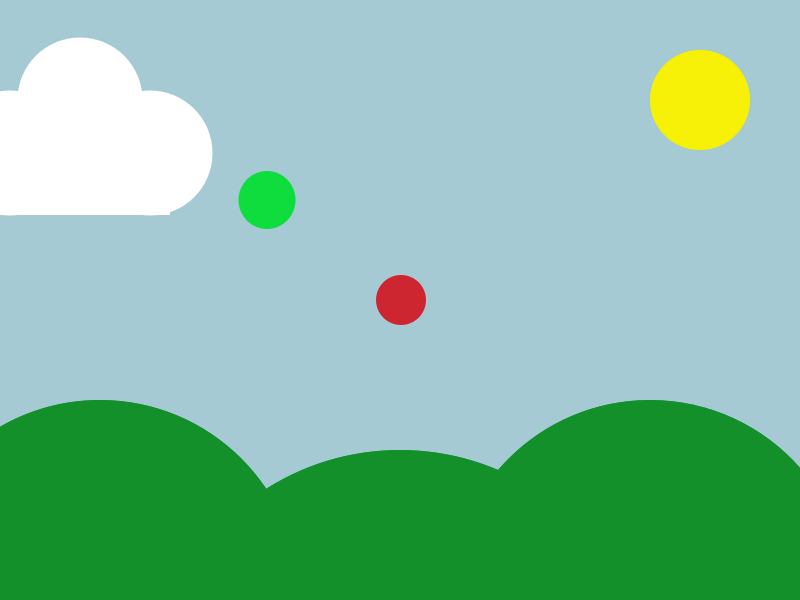
Frame 1 (no input)
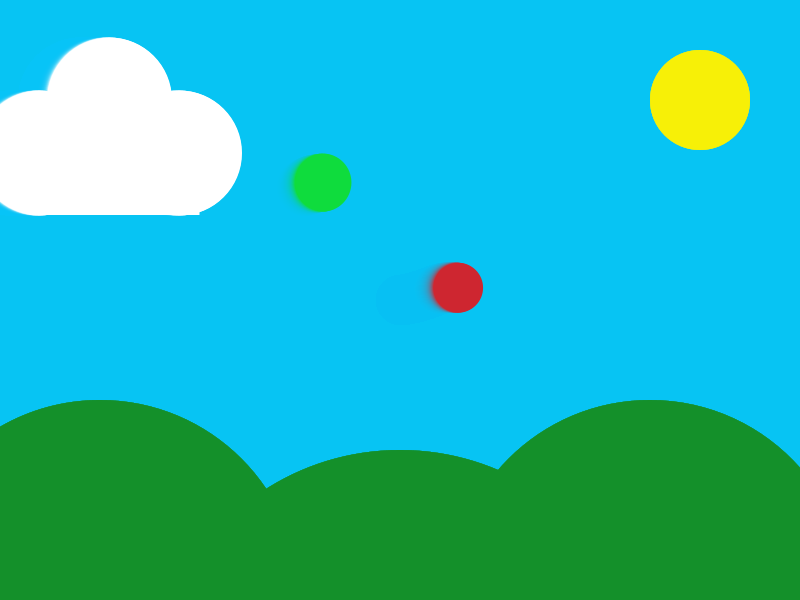
Frame 60 (the mouse pressed at the canvas centre just before this capture)
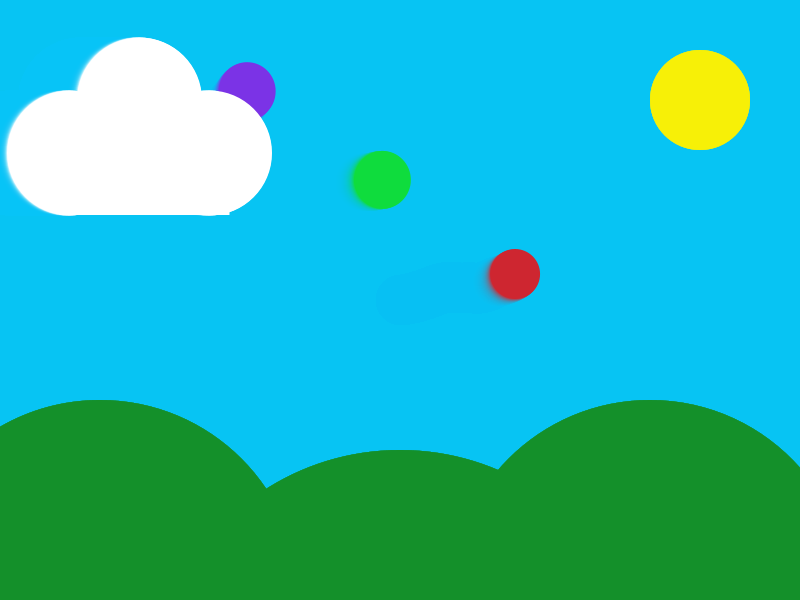
Frame 120 (the mouse held since frame 60 and released just before this capture)

The Processing sketch that drew these frames (run headless with seeded random() and noise(); from frame 60 on, the mouse is pressed at the canvas centre):

// Processing sketch: processing_104993
// ── processing_104993.pde

float x=10;
float y=10;
float m=15;
float n=15;

float e=0;
float f=0;
float g=0;
float h=0;
float i=0;

float cloudx=0;
float cloudy=100;

float xchange=0;
float ychange=0;
float echange=0;
float fchange=0;
float mchange=0;
float nchange=0;


void setup() {
  size(800, 600);
  x=width/2;
  y=height/2;
  m=width/3;
  n=height/3;
  e=height/4;
  f=height/4;

// background(7,193,247);

fill(247,240,7);
noStroke();
ellipse(700,100,100,100);

fill(20,144,42);
noStroke();
ellipse(100,600,400,400);
ellipse(400,700,500,500);
ellipse(650,600,400,400);




}





void draw() {

  int d=(int) random(5);

  /* 
   if (d==1){
   y++;
   } else if (d==2){
   x++;
   } else if (d==3){
   y--;
   } else if (d==4){
   x--;
   }
   */
  float xchange=cos(radians(g))*1;
  float ychange=sin(radians(g))*1;
  x=x+xchange;
  y=y+ychange;
  g=g+random(-5, 5);

if (x>=width||x<0) {
  x=0;
}

if (y>=height||y<0) {
  y=0;
}

 
   float echange=cos(radians(h))*1;
  float fchange=sin(radians(h))*1;
  e=e+echange;
  f=f+fchange;
  h=h+random(-5, 5);

if (e>=width||e<0) {
  e=0;
}

if (f>=height||f<0) {
  f=0;
}

  float mchange=cos(radians(i))*1;
  float nchange=sin(radians(i))*1;
  m=m+mchange;
  n=n+nchange;
  i=i+random(-5, 5);

if (m>=width||m<0) {
  m=0;
}

if (n>=height||n<0) {
  n=0;
}
 
 
 
 

noStroke();
  fill(255, 0, 0);
  ellipse(x, y, 50, 50);
    fill(18, 227, 16);
  ellipse(m, n, 57, 58);
    fill(152, 16, 227);
  ellipse(e, f, 57, 58);
  
//background
 fill(7,193,247,50);
 rect(0,0,width,height);
 
//sun
fill(247,240,7);
noStroke();
ellipse(700,100,100,100);

//hills
fill(20,144,42);
noStroke();
ellipse(100,600,400,400);
ellipse(400,700,500,500);
ellipse(650,600,400,400);

//cloud
fill(255,255,255);
rect(cloudx,100,170,115);
ellipse(cloudx+10,153,125,125);
ellipse(cloudx+150,153,125,125);
ellipse(cloudx+80,100,125,125);
cloudx=cloudx+0.5;

if (cloudx>=width+100) {
  cloudx=-200;
}
}
